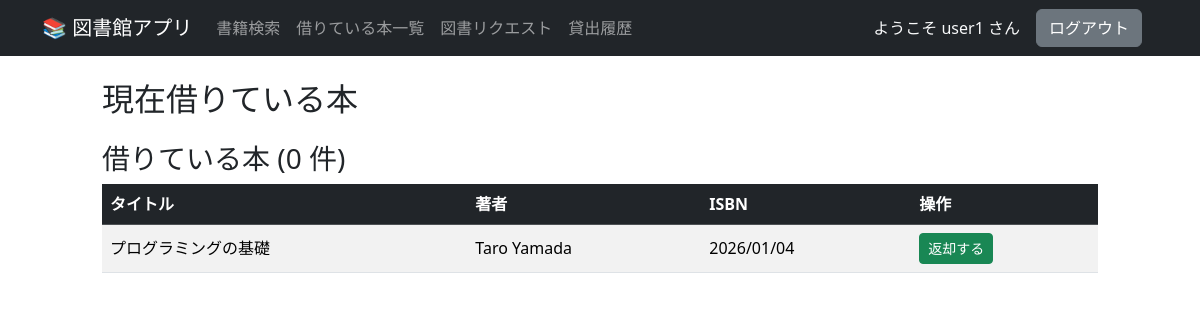
The page /borrowed_books (signed in) on the database its author committed.
### learning_pyhton/library/models.py (models this page shows, shortened)
class User(db.Model):
    __tablename__ = 'users'
    id = db.Column(db.Integer, primary_key=True)
    username = db.Column(db.String(80), unique=True, nullable=False)
    password_hash = db.Column(db.String(128), nullable=False)
    role = db.Column(db.String(10), nullable=True)
    loans = db.relationship("Loan", back_populates="user")

class Loan(db.Model):
    __tablename__ = "loans"
    id = db.Column(db.Integer, primary_key=True)
    book_id = db.Column(db.Integer, db.ForeignKey("books.id"), nullable=False)
    user_id = db.Column(db.Integer, db.ForeignKey("users.id"), nullable=False)
    borrowed_at = db.Column(db.DateTime, nullable=False, default=db.func.now())
    returned_at = db.Column(db.DateTime, nullable=True)
    user = db.relationship("User", back_populates="loans")
    book = db.relationship("Book", back_populates="loans")

class Book(db.Model):
    __tablename__ = 'books'
    id = db.Column(db.Integer, primary_key=True)
    title = db.Column(db.String(200), nullable=False)
    author = db.Column(db.String(100), nullable=False)
    isbn = db.Column(db.String(20), unique=True ,nullable=False)
    loans = db.relationship("Loan", back_populates="book", lazy="dynamic")

### learning_pyhton/library/app.py (the view)
@app.route("/borrowed_books")
def borrowed_books():
    user_id = session.get("user_id")
    if not user_id:
        return redirect(url_for("login"))
    current_user = User.query.get(user_id)
    borrowed_list = Loan.query.filter_by(user=current_user, returned_at=None).all()
    return render_template(
        "borrowed_books.html",
        borrowed_list=borrowed_list,
        username=current_user.username,
    )

### learning_pyhton/library/templates/borrowed_books.html
{% extends "base.html" %}
{% block content %}
<div class="row justify-content-center">
    <div class="col-md-10">
        <h2 class="mb-4">現在借りている本</h2>
        {% if borrowed_list %}
        <h3 class="mt-4">借りている本 ({{ books|length }} 件)</h3>
        <div class="table-responsive">
            <table class="table table-striped table-hover align-middle">
                <thead class="table-dark">
                    <tr>
                        <th>タイトル</th>
                        <th>著者</th>
                        <th>ISBN</th>
                        <th>操作</th>
                    </tr>
                </thead>
                <tbody>
                    {% for loan in borrowed_list %}
                    <tr>
                        <td>{{ loan.book.title }}</td>
                        <td>{{ loan.book.author }}</td>
                        <td>{{ loan.borrowed_at.strftime('%Y/%m/%d') }}</td>
                        <td>
                            <form method="POST" action="{{ url_for('return_book', loan_id=loan.id) }}">
                                <button class="btn btn-sm btn-success">
                                    返却する
                                </button>
                            </form>
                        </td>
                    </tr>
                    {% endfor %}
                </tbody>
            </table>
        </div>
        {% else %}
        <div class ="alert alert-info">
        現在借りている書籍はありません
        <a href="{{ url_for('search') }}" class = "alert-link">書籍検索はこちら</a>
        </div>
        {% endif %}
    </div>
</div>
{% endblock %}

### learning_pyhton/library/templates/base.html (shortened to what this page needs)
{% from 'bootstrap5/form.html' import render_form %}
{% from 'bootstrap5/utils.html' import render_messages %}
<!DOCTYPE html>
<html lang="ja">
<head>
  {{ bootstrap.load_css() }}
</head>
<body>
  <nav class="navbar navbar-expand-lg navbar-dark bg-dark">
    <div class="container">
      <a class="navbar-brand" href="/">📚 図書館アプリ</a>
      <div class="collapse navbar-collapse" id="navbarNav">
        <ul class="navbar-nav me-auto">
          <li class="nav-item">
            <a class="nav-link" href="{{ url_for('search') }}">書籍検索</a>
          </li>
          <li class="nav-item">
            <a class="nav-link" href="{{ url_for('borrowed_books') }}">借りている本一覧</a>
          </li>
          <li class="nav-item">
            <a class="nav-link" href="{{ url_for('request_book')}}">図書リクエスト</a>
          </li>
          <li class="nav-item">
            <a class="nav-link" href="{{ url_for('loan_history')}}">貸出履歴</a>
          </li>
        </ul>
        <span class="navbar-text text-light me-3">
          ようこそ {{ username }} さん
        </span>
        <form method="POST" action="{{ url_for('logout') }}" class="text-light me-3">
          <button type="submit" class="btn btn-secondary">
            ログアウト
          </button>
        </form>
      </div>
    </div>
  </nav>
  {% block content %}{% endblock %}
</body>
</html>

### rows shown on the page
User: username "user1"
Loan: book "プログラミングの基礎", book.author "Taro Yamada", borrowed_at "2026/01/04"

### other values the page prints
{{ books|length }} "0"
